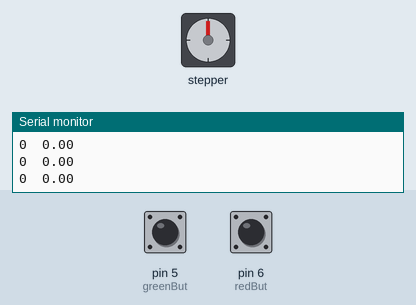
Simulated run of this sketch. Board: Arduino Uno, built with avr-gcc and run on an emulated ATmega328P. Shown: stepper motor, the last lines printed to the serial monitor. Wiring (inferred from the names in the program): stepper motor driver (200 steps per turn assumed): step pin 3; direction pin 4. Inputs (shaded band) come from the test bench; at power-on: pin 6 (redBut) HIGH, pin 5 (greenBut) HIGH.

Above: at 1.2 s.
1.3 s: pin 6 (redBut) pulled LOW for 3.2 s
At 5.6 s:
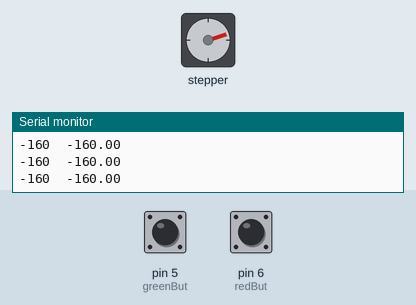
6.0 s: pin 5 (greenBut) pulled LOW for 1 s
At 7.7 s:
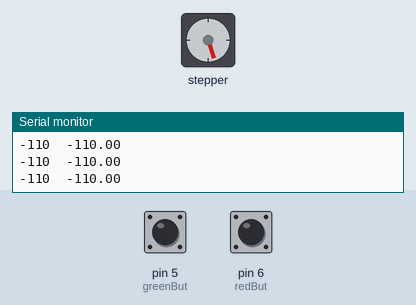
8.5 s: pin 5 (greenBut) pulled LOW for 3.2 s
At 12.7 s:
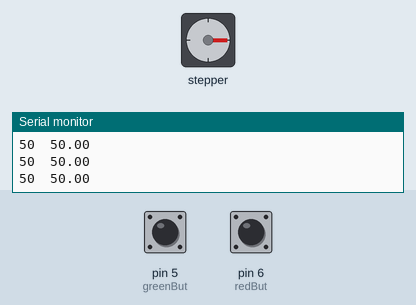
13.2 s: pin 6 (redBut) pulled LOW for 1 s
At 13.95 s:
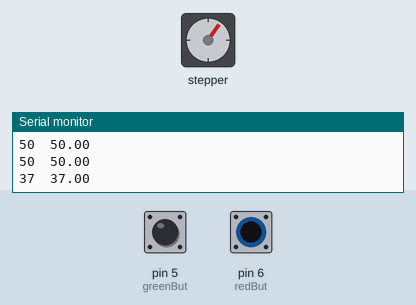
Timing chart, 0 to 16.2 s (numbered marks = the images above; inputs shaded):
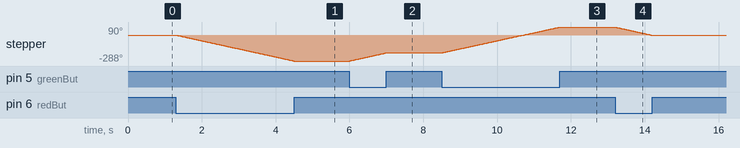

Measured:
- after the input at 1.3 s, stepper: turns 288° counter-clockwise in 3.2 s, starting at once
- after the input at 6.0 s, stepper: turns 90° clockwise in 0.98 s, starting at once
- after the input at 8.5 s, stepper: turns 288° clockwise in 3.2 s, starting at once
- after the input at 13.2 s, stepper: turns 90° counter-clockwise in 0.98 s, starting at once

The sketch:

steomotor2.ino
```cpp
/*     Simple Stepper Motor Control Exaple Code
 *
 *  by Dejan Nedelkovski, www.HowToMechatronics.com
 *
 */
// defines pins numbers
const int stepPin = 3;
const int dirPin = 4;
const int greenBut = 5;
const int redBut=6;
int Stepping = false;
int pauseDur = 10000;
float wirelength=0;
int numStep=0;
float coeff=1.0;
int i=0;


void setup() {
  // Sets the two pins as Outputs
  pinMode(stepPin,OUTPUT);
  pinMode(dirPin,OUTPUT);
  // Set the pins for buttons to Inputs
  pinMode(greenBut, INPUT);
  pinMode(redBut, INPUT);
  // Set the data rate
  Serial.begin(9600);

}
void loop() {

  if (digitalRead(greenBut) == LOW && Stepping == false)
  {
    digitalWrite(dirPin, HIGH);
    Stepping = true;
  }

  if (digitalRead(greenBut) == LOW && Stepping == true)
  {
    digitalWrite(stepPin,HIGH);
    delayMicroseconds(pauseDur);
    digitalWrite(stepPin,LOW);
    delayMicroseconds(pauseDur);
    numStep=numStep+1;
  }

  if (digitalRead(redBut) == LOW && Stepping == false)
  {
    digitalWrite(dirPin, LOW);
    Stepping = true;
  }

  if (digitalRead(redBut) == LOW && Stepping == true)
  {
    digitalWrite(stepPin,HIGH);
    delayMicroseconds(pauseDur);
    digitalWrite(stepPin,LOW);
    delayMicroseconds(pauseDur);
    numStep=numStep-1;
  }

  if (digitalRead(redBut) == HIGH && digitalRead(redBut) == HIGH)
  {
    Stepping=false;
  }

  wirelength=numStep*coeff;

  i=i+1;
  if (i==100)
  {
    Serial.println(String(numStep)+"  "+String(wirelength));
    i=0;
  }

}
```
